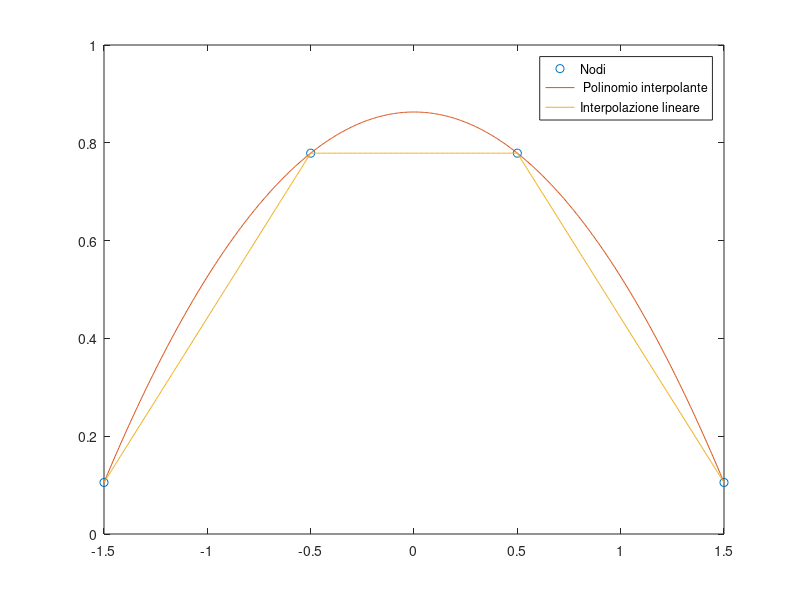

Recreate this plot in MATLAB.
x = [-1.5 -0.5 0.5 1.5];
y = [0.1054 0.7788 0.7788 0.1054];
n = 3;
z = linspace(-1.5,1.5,500);
p = polyfit(x,y,n)
val = polyval(p,z)

%a
plot(x,y,'o'); % punti
hold on;
plot(z,val);

%b
int = interp1(x,y,z,'linear')
plot(z,int);
legend ('Nodi',' Polinomio interpolante', 'Interpolazione lineare');

%c
q = polyint(p);
IP = polyval(q,1.5)-polyval(q,-1.5)

%d
IL = trapz(x,y)
%oppure
%fun_lineare = @(z) interp1(x, y, z, 'linear');
%IL2 = integral(fun_lineare, -1.5, 1.5)

%e
g = @(x) exp(-x.^2);
I = integral(g, -1.5, 1.5);

%f
err_c = abs(I - IP)
err_d = abs(I - IL )
